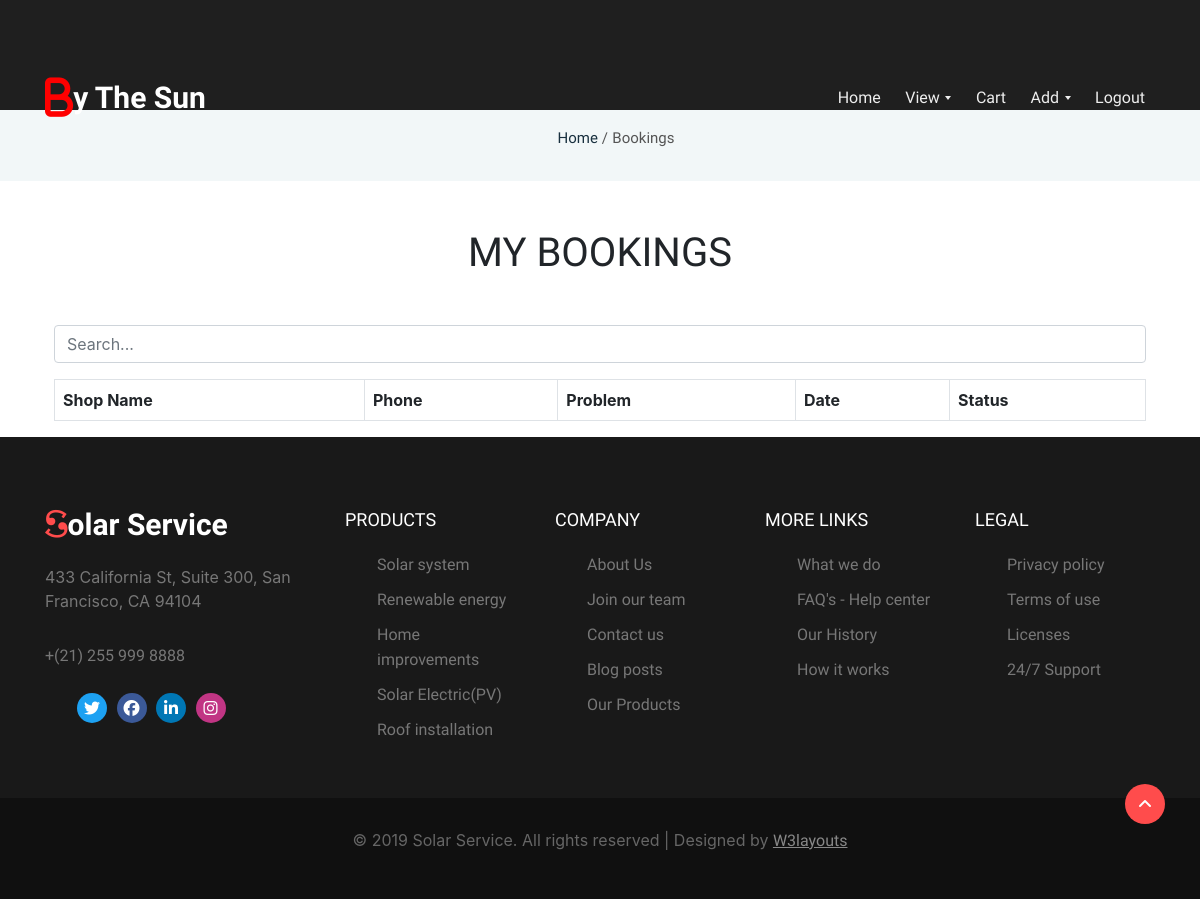
The app's page /viewBookings/ (signed in), older data.
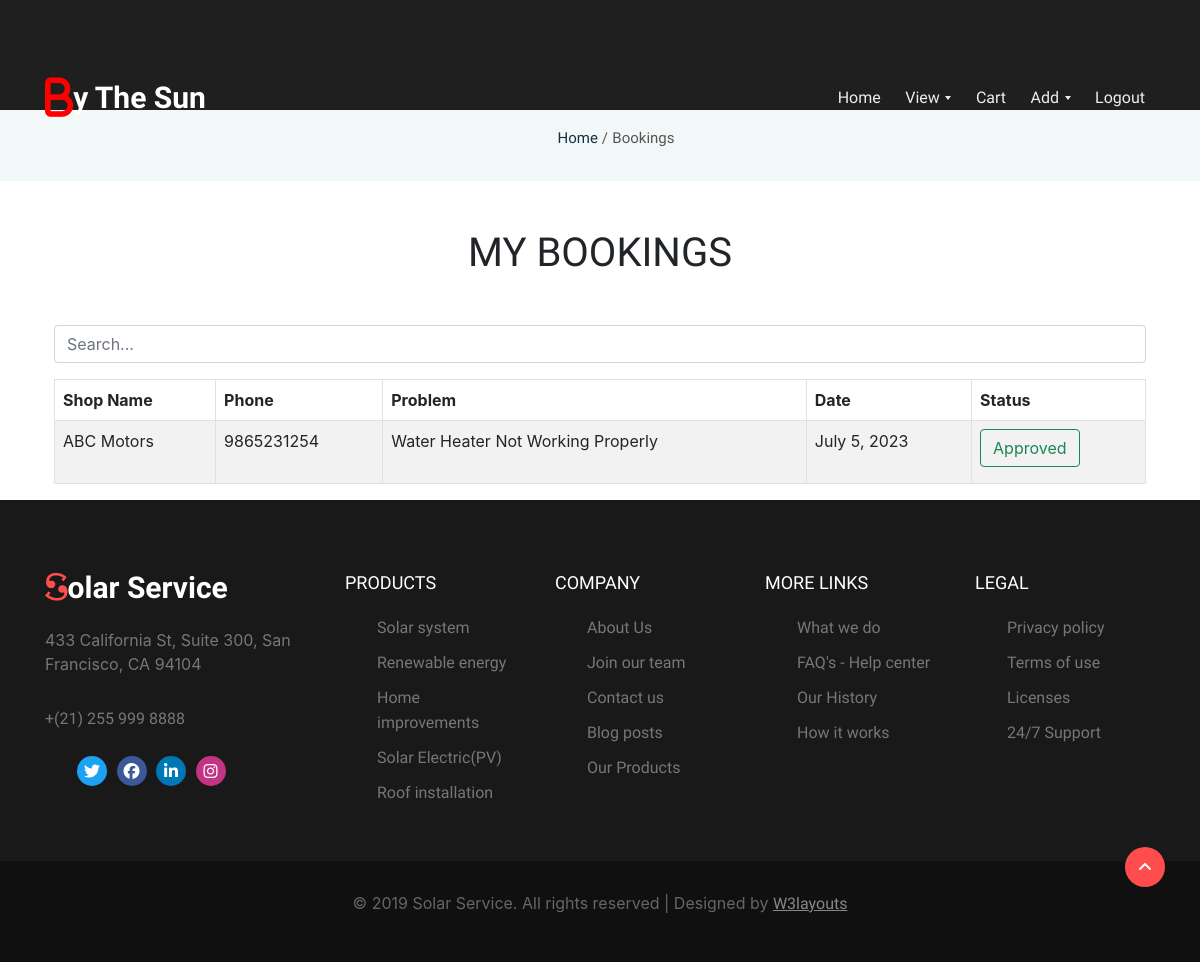
The same page, newer data.
### app/models.py (models this page shows, shortened)
class Booking(models.Model):
    uid=models.ForeignKey(Customer,on_delete=models.CASCADE)
    shopid=models.ForeignKey(Shop,on_delete=models.CASCADE)
    problem=models.CharField(max_length=300)
    date=models.DateField()
    status=models.CharField(max_length=100,default="Pending")

class Shop(models.Model):
    name = models.CharField(max_length=100)
    email = models.EmailField()
    phone = models.IntegerField()
    address = models.CharField(max_length=300)
    district = models.CharField(max_length=100)
    loginid = models.ForeignKey(Login, on_delete=models.CASCADE)

### app/views.py (the view)
# urls.py: path('viewBookings/', views.viewBookings),
def viewBookings(request):
    uid = request.session["uid"]
    bookData = Booking.objects.filter(uid__loginid__id=uid)
    return render(request, "CUSTOMER/viewBookings.html", {"bookData": bookData})

### templates/CUSTOMER/viewBookings.html (shortened to what this page needs)
{% extends "CUSTOMER/customerBase.html" %}
{% block header %}
{% load static %}
<section class="w3l-breadcrumns">
    <div class="wrapper">
        <ul>
            <li><a id="a" href="/customerHome">Home</a> /</li>
            <li>Bookings</li>
        </ul>
    </div>
</section>
<link rel="stylesheet" href="https://cdn.jsdelivr.net/npm/bootstrap@5.2.3/dist/css/bootstrap.min.css"
>
<link rel="stylesheet" href="https://stackpath.bootstrapcdn.com/bootstrap/5.0.0/css/bootstrap.min.css">
<body>
    <div class="container">
        <h1 align="center" class="m-5">MY BOOKINGS </h1>
        <input type="text" id="searchInput" class="form-control mb-3" placeholder="Search...">
        <table class="table table-striped table-bordered" border="1">
            <thead>
                <tr>
                    <th>Shop Name</th>
                    <th>Phone</th>
                    <th>Problem</th>
                    <th>Date</th>
                    <th>Status</th>
                </tr>
            </thead>
            <tbody id="tableBody">
                {% for i in bookData %}
                <tr id="row{{ forloop.counter }}">
                    <td>{{ i.shopid.name }}</td>
                    <td>{{ i.shopid.phone }}</td>
                    <td>{{ i.problem }}</td>
                    <td>{{ i.date }}</td>
                    {% if i.status == 'Pending' %}
                    <td>
                        <h4 class="btn btn-outline-danger">{{ i.status }}</h4>
                    </td>
                    {% else %}
                    <td>
                        <h4 class="btn btn-outline-success">{{ i.status }}</h4>
                    </td>
                    {% endif %}
                </tr>
                {% endfor %}
            </tbody>
        </table>
    </div>
</body>
</html>
{% endblock %}

Row changes from the older to the newer data that the page shows:
added Booking: shopid.name "ABC Motors", shopid.phone "9865231254", problem "Water Heater Not Working Properly", date "July 5, 2023", status "Approved"
